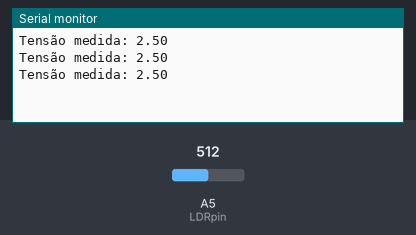
Recording of a sketch running on a simulated Arduino Uno, built with avr-gcc and run on an emulated ATmega328P. Parts: the last lines printed to the serial monitor. Inputs (shaded band) come from the test bench; at power-on: A5 (LDRpin) = 512.

Above: at 1.3 s.
1.4 s: A5 (LDRpin) set to 716
At 1.9 s:
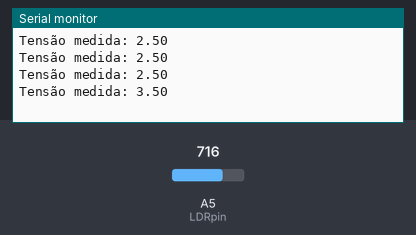
2.9 s: A5 (LDRpin) set to 900
At 3.4 s:
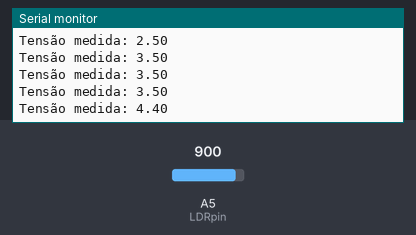
Timing chart, 0 to 5.9 s (numbered marks = the images above; inputs shaded):
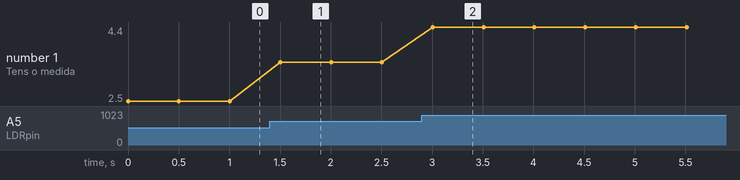

Measured:
- after the input at 1.4 s, the serial monitor: prints a new line after 0.10 s (image 1)
- after the input at 2.9 s, the serial monitor: prints a new line after 0.11 s (image 2)
- plotted number 1: 2.5 → 3.5 after the input at 1.4 s, 3.5 → 4.4 after the input at 2.9 s

The sketch:

ReadLDR2Lux.ino
```cpp
const int LDRpin = A5;
const float m = -0.3869;
const float C = 4.874;
float lux = 0;

double mapfloat(double val, double in_min, double in_max, double out_min, double out_max) {
    return (val - in_min) * (out_max - out_min) / (in_max - in_min) + out_min;
}

void setup() {

  Serial.begin(9600);
  pinMode(LDRpin, INPUT);
}

void loop() {

  int LDR = analogRead(LDRpin);
  float Vout = mapfloat(LDR, 0, 1023, 0, 5);
  int RLDR = 10000*(5-Vout)/Vout;

  Serial.print("Tensão medida: ");
  Serial.println(Vout);

  lux = C * pow(( (5 / Vout) - 1), (1/m));

  /*Serial.print("Lux medidos: ");
  Serial.println(lux);
  Serial.println("\n");*/

  delay(500);
}
```
